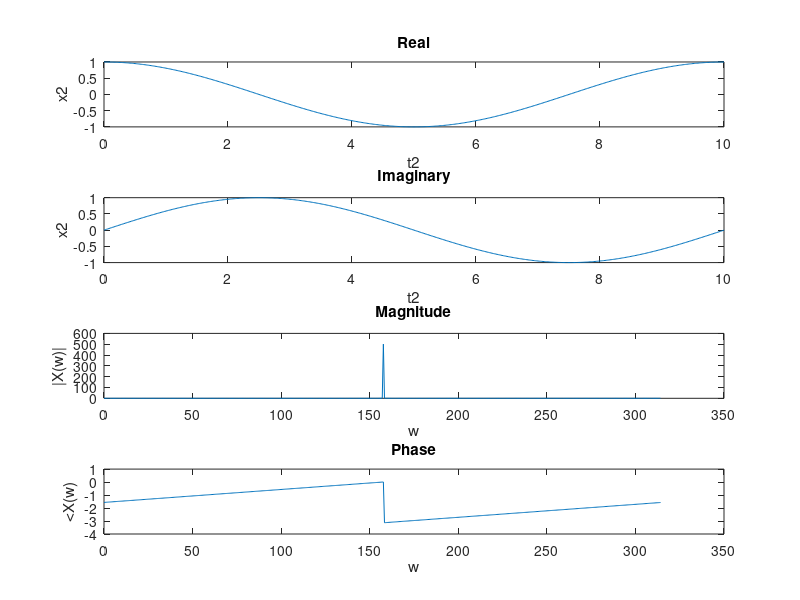

The MATLAB source for this figure: (Note: this script raises an error after producing the figure.)
%% Question 2 (a) 1.sine
clear all
t1 = 0:1/50:5;
w0 = 2*pi/10;
x1 = sin(w0*t1);
subplot(311)
plot(t1,x1)
title('sin(w0t)')
xlabel('t1')
ylabel('x1')

y1 = fftshift(fft(x1));
f1 = (t1*w0/(1/50));
subplot(312)
plot(f1,abs(y1))
title('Magnitude')
xlabel('w')
ylabel('|X(w)|')
subplot(313)
plot(f1,angle(y1))
title('Phase')
xlabel('w')
ylabel('<X(w)')

%% 2.exponetial
clear all
t2 = 0:1/50:10;
w0 = 2*pi/10;
x2 = exp(j*w0*t2);
subplot(411)
plot(t2,real(x2))
title('Real')
xlabel('t2')
ylabel('x2')
subplot(412)
plot(t2,imag(x2))
title('Imaginary')
xlabel('t2')
ylabel('x2')

y2 = fftshift(fft(x2));
f2 = (t2*w0/(1/50));
subplot(413)
plot(f2,abs(y2))
title('Magnitude')
xlabel('w')
ylabel('|X(w)|')
subplot(414)
plot(f2,angle(y2))
title('Phase')
xlabel('w')
ylabel('<X(w)')

%% 3.delta
clear all
t3 = -1:0.1:1;
x3 = dirac(t3);
idx = x3 == Inf; % find Inf
x3(idx) = 1;     % set Inf to finite value
subplot(311)
stem(t3,x3)

y3 = fft(x3);
f3 = (t3/0.1);
subplot(312)
plot(f3,abs(y3))
title('Magnitude')
xlabel('w')
ylabel('|X(w)|')
subplot(313)
plot(f3,angle(y3))
title('Phase')
xlabel('w')
ylabel('<X(w)')

%% 4.U(t)
clear all
t4 = -1:0.0001:1;
x4 = heaviside(t4);
subplot(311)
plot(t4,x4)
title('u(t)')
xlabel('t4')
ylabel('x4')

y4 = fftshift(fft(x4));
f4 = (t4/0.0001);
subplot(312)
plot(f4,abs(y4))
title('Magnitude')
xlabel('w')
ylabel('|X(w)|')
subplot(313)
plot(f4,angle(y4))
title('Phase')
xlabel('w')
ylabel('<X(w)')

%% 5.delta(t-t0)
clear all
t5 = -1:0.1:1;
x5 = dirac(t5-0.6);
idx = x5 == Inf; % find Inf
x5(idx) = 1;     % set Inf to finite value
subplot(311)
stem(t5,x5)
title('delta(t-0.6)')
xlabel('t5')
ylabel('x5')

y5 = fft(x5);
f5 = (t5/0.1);
subplot(312)
plot(f5,abs(y5))
title('Magnitude')
xlabel('w')
ylabel('|X(w)|')
subplot(313)
plot(f5,angle(y5))
title('Phase')
xlabel('w')
ylabel('<X(w)')

%% 6. x(t) = e^-at*u(t)
clear all
t6 = -5:0.0001:5;
ut = heaviside(t6);
x6 = exp(-t6).*ut;
subplot(311)
plot(t6,x6)
title('exp(-t6).* u(t)')
xlabel('t6')
ylabel('x6')

y6 = fftshift(fft(x6));
f6 = t6/0.0001;
subplot(312)
plot(f6,abs(y6))
title('Magnitude')
xlabel('w')
ylabel('|X(w)|')
subplot(313)
plot(f6,angle(y6))
title('Phase')
xlabel('w')
ylabel('<X(w)')

%% 7. x(t) = 1, |t|<T1; 0, T1<|t|<T/2
clear all
% for t7 = -10:10
% T = 4;
% T1 = 1;
% if abs(t7) < T1
%    x7 = 1;
% else
%     T1 < abs(t7) && abs(t7) < T/2
%         x7 = 0;
%     end
% end
% plot(t7, x7*ones(size(t7)))

t7 = -10:0.01:10;
x7 = square(t7,30); % 30% duty cycle
subplot(311)
plot(t7,x7,'linewidth',2)
title('square wave')
ylabel('x7')
xlabel('t7')

y7 = fftshift(fft(x7));
f7 = t7/0.01;
subplot(312)
plot(f7,abs(y7))
title('Magnitude')
xlabel('w')
ylabel('|X(w)|')
subplot(313)
plot(f7,angle(y7))
title('Phase')
xlabel('w')
ylabel('<X(w)')
